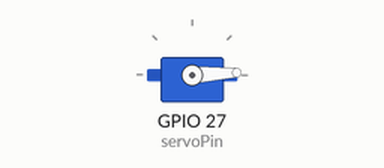
This sketch was run on a simulated ESP32. Shown: servo. What the sketch prints to the serial monitor is not drawn.

Above: at 0.05 s.
At 0.9 s:
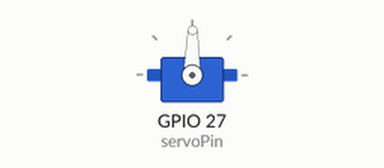
At 1.75 s:
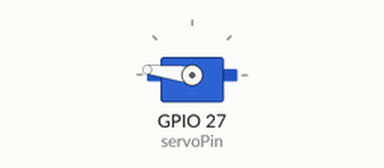
At 3.45 s:
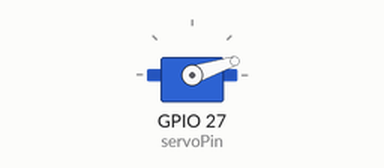
Timing chart, 0 to 8.3 s (numbered marks = the images above):
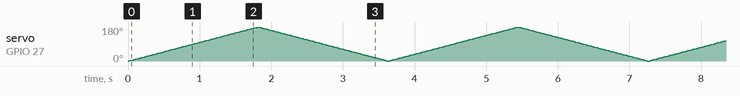

The sketch:

Servo.ino
```cpp
/*********
  Rui Santos & Sara Santos - Random Nerd Tutorials
  Complete project details at https://RandomNerdTutorials.com/esp32-servo-motor-web-server-arduino-ide/
  Based on the ESP32Servo Sweep Example
*********/

#include <ESP32Servo.h>

static const int servoPin = 27;

Servo servo1;

void setup() {

  Serial.begin(115200);
  servo1.attach(servoPin);
}

void loop() {
  for(int posDegrees = 0; posDegrees <= 180; posDegrees++) {
    servo1.write(posDegrees);
    Serial.println(posDegrees);
    delay(10);
  }

  for(int posDegrees = 180; posDegrees >= 0; posDegrees--) {
    servo1.write(posDegrees);
    Serial.println(posDegrees);
    delay(10);
  }
}
```
